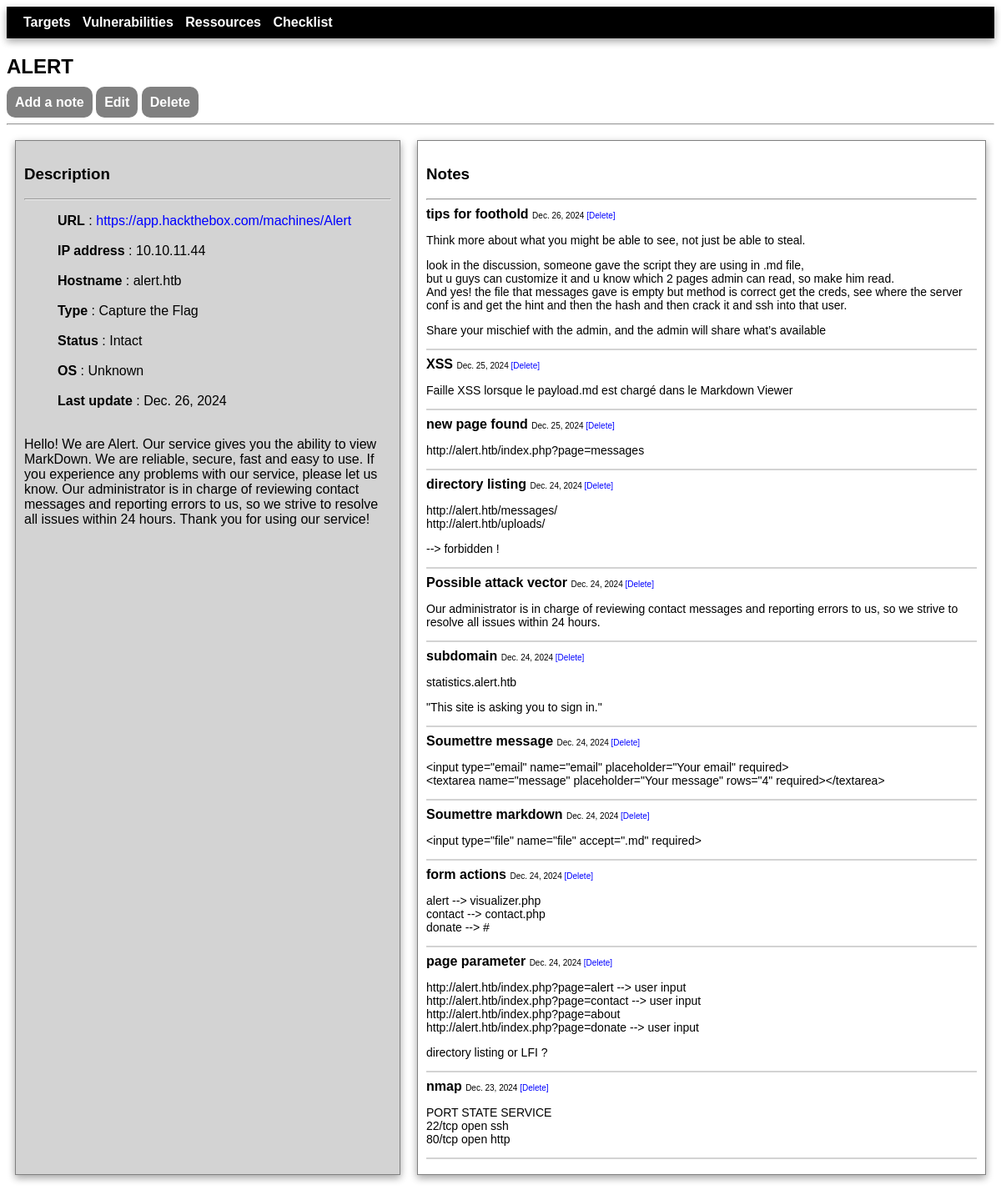
/target_detail/32/, run on the app's committed database.
### tms/models.py (models this page shows, shortened)
class Target(models.Model):
    class status(models.TextChoices):
        INTACT = 'Intact'
        FOOTHOLD = 'Foothold'
        ROOTED = 'Rooted'
    class type(models.TextChoices):
        CAPTURE_THE_FLAG = 'Capture the Flag'
        IN_THE_WILD = 'In the Wild'
        BUG_BOUNTY = 'Bug Bounty'
    class operating_system(models.TextChoices):
        LINUX = 'Linux'
        WINDOWS = 'Windows'
        UNKNOWN = 'Unknown'
    name = models.fields.CharField(max_length=100, null=True)
    url = models.fields.URLField(null=True)
    description = models.fields.CharField(max_length=1000, null=True, blank=True)
    operating_system = models.fields.CharField(choices=operating_system.choices, max_length=7, default='Unknown')
    ip = models.fields.CharField(max_length=15, null=True)
    hostname = models.fields.CharField(max_length=100, null=True, blank=True)
    status = models.fields.CharField(choices=status.choices, max_length=8, default='Intact')
    type = models.fields.CharField(choices=type.choices, max_length=16, default = 'Wild')
    last_update = models.fields.DateField(null=True, default=date.today())

class Note(models.Model):
    title = models.fields.CharField(max_length=100, null=True)
    date = models.fields.DateField(null=False, default=date.today())
    content = models.fields.CharField(max_length=1000, null=True)
    linked_target = models.ForeignKey(Target, on_delete=models.CASCADE, null=True)

### tms/views.py (the view)
# urls.py: path('target_detail/<int:id>/', views.target_detail, name='target-detail'),
def target_detail(request, id):
    target = Target.objects.get(id=id)
    notes = Note.objects.filter(linked_target=target.id)
    notes = notes.order_by('-id').values()
    return render(request, 'tms/target_detail.html', {'target': target, 'notes':notes})

### tms/templates/tms/target_detail.html (shortened to what this page needs)
{% extends 'tms/base.html' %}
{% block content %}
<h2>{{ target.name|upper }}</h2>
<div class="submenu">
    <p>
        <a href="{% url 'add-note' target.id %}">Add a note</a>
        <a href="{% url 'target-update' target.id %}">Edit</a>
        <a href="{% url 'target-delete' target.id %}">Delete</a>
    </p>
</div>
<hr>
<div class="flex-container">
    <div style="flex-basis: 40%; background-color: lightgrey; margin: 10px; border: solid grey 1px; padding: 10px; box-shadow: 0 4px 8px 0 rgba(0,0,0,0.2), 0 3px 10px 0 rgba(0,0,0,0.19);">
        <h3>Description</h3>
        <hr>
        <ul>
            <li><strong>URL</strong> : <a href="{{ target.url }}" target="_blank">{{ target.url }}</a></li><br>
            <li><strong>IP address</strong> : {{ target.ip }}</li><br>
            <li><strong>Hostname</strong> : {{ target.hostname }}</li><br>
            <li><strong>Type</strong> : {{ target.type }}</li><br>
            <li><strong>Status</strong> : {{ target.status }}</li><br>
            <li><strong>OS</strong> : {{ target.operating_system }}</li><br>
            <li><strong>Last update</strong> : {{ target.last_update }}</li><br>
        </ul>
        {% if target.description %}
            <p>{{ target.description|linebreaks }}</p>
        {% endif %}
    </div>
    <div style="flex-basis: 60%; margin: 10px; border: solid grey 1px; padding: 10px; box-shadow: 0 4px 8px 0 rgba(0,0,0,0.2), 0 3px 10px 0 rgba(0,0,0,0.19);">
        <h3>Notes</h3>
        <hr>
        {% for note in notes %}
            <strong>{{ note.title }}</strong>
            <span class="notes_features" style="font-size: 10px;">
                {{ note.date }}
                <a href="{% url 'delete-note' note.id %}" >[Delete]</a><br>
            </span>
            <div class="note_content">
                <p>{{ note.content|linebreaks }}</p>
            </div>
            <span class="notes_sep"><hr></span>
        {% endfor %}
    </div>
</div>
{% endblock %}

### tms/static/tms/styles.css (style rules this page uses)
* { font-family: Helvetica; }
.submenu a, form .button { background:grey; color: white; padding: 10px; font-weight: bold; border-radius: 10px; }
a { text-decoration: none; color: blue; }
ul { list-style-type: none; }
.flex-container { display: flex; }
.notes_sep hr { border: 1px solid lightgrey; }
.note_content { font-size: 14px; }

### data on the page
Target: name "ALERT", url "https://app.hackthebox.com/machines/Alert", ip "10.10.11.44", hostname "alert.htb", type "Capture the Flag", status "Intact", operating_system "Unknown", last_update "Dec. 26, 2024", description "Hello! We are Alert. Our service gives you the ability to view MarkDown. We are reliable, secure, fast and easy to use. If you experience any problems with our service, please let us know. Our administrator is in charge of reviewing contact messages and reporting errors to us, so we strive to resolve all issues within 24 hours. Thank you for using our service!"
Note: title "tips for foothold", date "Dec. 26, 2024", content "Think more about what you might be able to see, not just be able to steal. look in the discussion, someone gave the script they are using in .md file, but u guys can customize it and u know which 2 pages admin can read, so make him read. And yes! the file that messages gave is empty but method is correct get the creds, see where the server conf is and get the hint and then the hash and then crack it and ssh into that user. Share your mischief with the admin, and the admin will share what’s available"
Note: title "XSS", date "Dec. 25, 2024", content "Faille XSS lorsque le payload.md est chargé dans le Markdown Viewer"
Note: title "new page found", date "Dec. 25, 2024", content "http://alert.htb/index.php?page=messages"
Note: title "directory listing", date "Dec. 24, 2024", content "http://alert.htb/messages/ http://alert.htb/uploads/ --> forbidden !"
Note: title "Possible attack vector", date "Dec. 24, 2024", content "Our administrator is in charge of reviewing contact messages and reporting errors to us, so we strive to resolve all issues within 24 hours."
Note: title "subdomain", date "Dec. 24, 2024", content "statistics.alert.htb \"This site is asking you to sign in.\""
Note: title "Soumettre message", date "Dec. 24, 2024", content "<input type=\"email\" name=\"email\" placeholder=\"Your email\" required> <textarea name=\"message\" placeholder=\"Your message\" rows=\"4\" required></textarea>"
Note: title "Soumettre markdown", date "Dec. 24, 2024", content "<input type=\"file\" name=\"file\" accept=\".md\" required>"
Note: title "form actions", date "Dec. 24, 2024", content "alert --> visualizer.php contact --> contact.php donate --> #"
Note: title "page parameter", date "Dec. 24, 2024", content "http://alert.htb/index.php?page=alert --> user input http://alert.htb/index.php?page=contact --> user input http://alert.htb/index.php?page=about http://alert.htb/index.php?page=donate --> user input directory listing or LFI ?"
Note: title "nmap", date "Dec. 23, 2024", content "PORT STATE SERVICE 22/tcp open ssh 80/tcp open http"
